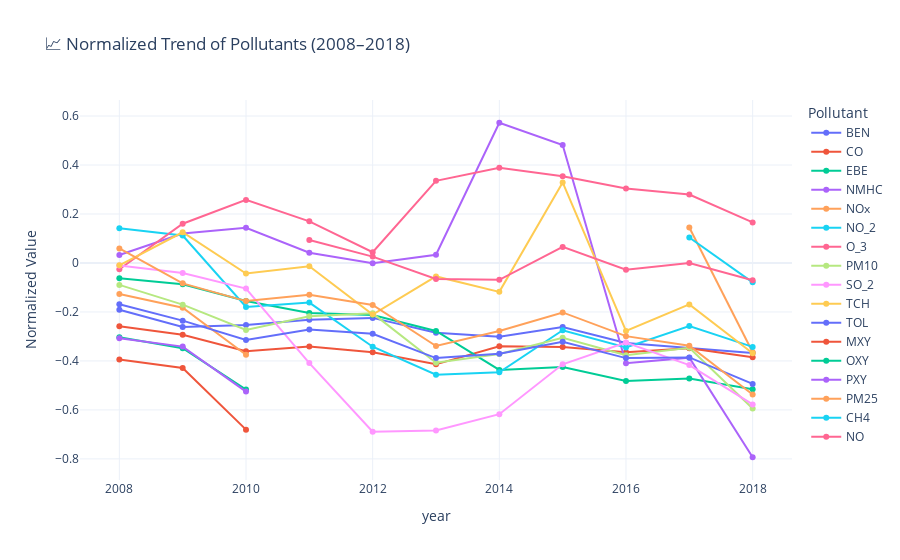

Notebook code for this chart:
### Markdown cell above
## Question 4

### Code cell
# Filter for 2008–2018
data_decade = scaled_data[scaled_data['year'].between(2008, 2018)]

# Compute yearly averages per pollutant
yearly_avg = data_decade.groupby('year')[pollutants].mean().reset_index()

# Melt for Plotly
melted = yearly_avg.melt(id_vars='year', var_name='Pollutant', value_name='Average')


fig = px.line(
    melted,
    x='year',
    y='Average',
    color='Pollutant',
    title='📈 Normalized Trend of Pollutants (2008–2018)',
    markers=True,
    labels={'Average': 'Normalized Value'}
)

fig.update_layout(template='plotly_white')
fig.show()

### Figure 1 — Plotly figure (JSON) as saved in the notebook; plotly's stock layout.template omitted (floating-point values rounded to 4 significant figures)
{"data": [{"hovertemplate": "Pollutant=BEN<br>year=%{x}<br>Normalized Value=%{y}<extra></extra>", "legendgroup": "BEN", "line": {"color": "#636efa", "dash": "solid"}, "marker": {"symbol": "circle"}, "mode": "lines+markers", "name": "BEN", "orientation": "v", "showlegend": true, "type": "scatter", "x": [2008, 2009, 2010, 2011, 2012, 2013, 2014, 2015, 2016, 2017, 2018], "xaxis": "x", "y": [-0.1908, -0.2615, -0.2534, -0.2314, -0.2242, -0.2849, -0.301, -0.2619, -0.3271, -0.3464, -0.3672], "yaxis": "y"}, {"hovertemplate": "Pollutant=CO<br>year=%{x}<br>Normalized Value=%{y}<extra></extra>", "legendgroup": "CO", "line": {"color": "#EF553B", "dash": "solid"}, "marker": {"symbol": "circle"}, "mode": "lines+markers", "name": "CO", "orientation": "v", "showlegend": true, "type": "scatter", "x": [2008, 2009, 2010, 2011, 2012, 2013, 2014, 2015, 2016, 2017, 2018], "xaxis": "x", "y": [-0.2583, -0.2928, -0.3608, -0.3409, -0.3648, -0.4139, -0.3401, -0.3433, -0.365, -0.3483, -0.3846], "yaxis": "y"}, {"hovertemplate": "Pollutant=EBE<br>year=%{x}<br>Normalized Value=%{y}<extra></extra>", "legendgroup": "EBE", "line": {"color": "#00cc96", "dash": "solid"}, "marker": {"symbol": "circle"}, "mode": "lines+markers", "name": "EBE", "orientation": "v", "showlegend": true, "type": "scatter", "x": [2008, 2009, 2010, 2011, 2012, 2013, 2014, 2015, 2016, 2017, 2018], "xaxis": "x", "y": [-0.06274, -0.08725, -0.1549, -0.2039, -0.2124, -0.2778, -0.4367, -0.4253, -0.4816, -0.4721, -0.516], "yaxis": "y"}, {"hovertemplate": "Pollutant=NMHC<br>year=%{x}<br>Normalized Value=%{y}<extra></extra>", "legendgroup": "NMHC", "line": {"color": "#ab63fa", "dash": "solid"}, "marker": {"symbol": "circle"}, "mode": "lines+markers", "name": "NMHC", "orientation": "v", "showlegend": true, "type": "scatter", "x": [2008, 2009, 2010, 2011, 2012, 2013, 2014, 2015, 2016, 2017, 2018], "xaxis": "x", "y": [0.03262, 0.1202, 0.1436, 0.0418, -0.0009281, 0.03356, 0.5726, 0.4817, -0.4095, -0.3866, -0.7933], "yaxis": "y"}, {"hovertemplate": "Pollutant=NOx<br>year=%{x}<br>Normalized Value=%{y}<extra></extra>", "legendgroup": "NOx", "line": {"color": "#FFA15A", "dash": "solid"}, "marker": {"symbol": "circle"}, "mode": "lines+markers", "name": "NOx", "orientation": "v", "showlegend": true, "type": "scatter", "x": [2008, 2009, 2010, 2011, 2012, 2013, 2014, 2015, 2016, 2017, 2018], "xaxis": "x", "y": [-0.1265, -0.1826, -0.3747, null, null, null, null, null, null, 0.1447, -0.3643], "yaxis": "y"}, {"hovertemplate": "Pollutant=NO_2<br>year=%{x}<br>Normalized Value=%{y}<extra></extra>", "legendgroup": "NO_2", "line": {"color": "#19d3f3", "dash": "solid"}, "marker": {"symbol": "circle"}, "mode": "lines+markers", "name": "NO_2", "orientation": "v", "showlegend": true, "type": "scatter", "x": [2008, 2009, 2010, 2011, 2012, 2013, 2014, 2015, 2016, 2017, 2018], "xaxis": "x", "y": [0.1414, 0.1121, -0.1794, -0.1618, -0.342, -0.4561, -0.4462, -0.2747, -0.3448, -0.2573, -0.3426], "yaxis": "y"}, {"hovertemplate": "Pollutant=O_3<br>year=%{x}<br>Normalized Value=%{y}<extra></extra>", "legendgroup": "O_3", "line": {"color": "#FF6692", "dash": "solid"}, "marker": {"symbol": "circle"}, "mode": "lines+markers", "name": "O_3", "orientation": "v", "showlegend": true, "type": "scatter", "x": [2008, 2009, 2010, 2011, 2012, 2013, 2014, 2015, 2016, 2017, 2018], "xaxis": "x", "y": [-0.02589, 0.1603, 0.2575, 0.1699, 0.04417, 0.3354, 0.3888, 0.3539, 0.3042, 0.2797, 0.1657], "yaxis": "y"}, {"hovertemplate": "Pollutant=PM10<br>year=%{x}<br>Normalized Value=%{y}<extra></extra>", "legendgroup": "PM10", "line": {"color": "#B6E880", "dash": "solid"}, "marker": {"symbol": "circle"}, "mode": "lines+markers", "name": "PM10", "orientation": "v", "showlegend": true, "type": "scatter", "x": [2008, 2009, 2010, 2011, 2012, 2013, 2014, 2015, 2016, 2017, 2018], "xaxis": "x", "y": [-0.08962, -0.1701, -0.2734, -0.2177, -0.2058, -0.4071, -0.3718, -0.3051, -0.3771, -0.3465, -0.5941], "yaxis": "y"}, {"hovertemplate": "Pollutant=SO_2<br>year=%{x}<br>Normalized Value=%{y}<extra></extra>", "legendgroup": "SO_2", "line": {"color": "#FF97FF", "dash": "solid"}, "marker": {"symbol": "circle"}, "mode": "lines+markers", "name": "SO_2", "orientation": "v", "showlegend": true, "type": "scatter", "x": [2008, 2009, 2010, 2011, 2012, 2013, 2014, 2015, 2016, 2017, 2018], "xaxis": "x", "y": [-0.009978, -0.04113, -0.1045, -0.4088, -0.6888, -0.6836, -0.6174, -0.4138, -0.325, -0.417, -0.5774], "yaxis": "y"}, {"hovertemplate": "Pollutant=TCH<br>year=%{x}<br>Normalized Value=%{y}<extra></extra>", "legendgroup": "TCH", "line": {"color": "#FECB52", "dash": "solid"}, "marker": {"symbol": "circle"}, "mode": "lines+markers", "name": "TCH", "orientation": "v", "showlegend": true, "type": "scatter", "x": [2008, 2009, 2010, 2011, 2012, 2013, 2014, 2015, 2016, 2017, 2018], "xaxis": "x", "y": [-0.009424, 0.1254, -0.04324, -0.01342, -0.2107, -0.05498, -0.118, 0.329, -0.2774, -0.1693, -0.3684], "yaxis": "y"}, {"hovertemplate": "Pollutant=TOL<br>year=%{x}<br>Normalized Value=%{y}<extra></extra>", "legendgroup": "TOL", "line": {"color": "#636efa", "dash": "solid"}, "marker": {"symbol": "circle"}, "mode": "lines+markers", "name": "TOL", "orientation": "v", "showlegend": true, "type": "scatter", "x": [2008, 2009, 2010, 2011, 2012, 2013, 2014, 2015, 2016, 2017, 2018], "xaxis": "x", "y": [-0.1683, -0.2355, -0.3142, -0.272, -0.2892, -0.3883, -0.3703, -0.3213, -0.3885, -0.3856, -0.4937], "yaxis": "y"}, {"hovertemplate": "Pollutant=MXY<br>year=%{x}<br>Normalized Value=%{y}<extra></extra>", "legendgroup": "MXY", "line": {"color": "#EF553B", "dash": "solid"}, "marker": {"symbol": "circle"}, "mode": "lines+markers", "name": "MXY", "orientation": "v", "showlegend": true, "type": "scatter", "x": [2008, 2009, 2010, 2011, 2012, 2013, 2014, 2015, 2016, 2017, 2018], "xaxis": "x", "y": [-0.3939, -0.4289, -0.6806, null, null, null, null, null, null, null, null], "yaxis": "y"}, {"hovertemplate": "Pollutant=OXY<br>year=%{x}<br>Normalized Value=%{y}<extra></extra>", "legendgroup": "OXY", "line": {"color": "#00cc96", "dash": "solid"}, "marker": {"symbol": "circle"}, "mode": "lines+markers", "name": "OXY", "orientation": "v", "showlegend": true, "type": "scatter", "x": [2008, 2009, 2010, 2011, 2012, 2013, 2014, 2015, 2016, 2017, 2018], "xaxis": "x", "y": [-0.3029, -0.3481, -0.5171, null, null, null, null, null, null, null, null], "yaxis": "y"}, {"hovertemplate": "Pollutant=PXY<br>year=%{x}<br>Normalized Value=%{y}<extra></extra>", "legendgroup": "PXY", "line": {"color": "#ab63fa", "dash": "solid"}, "marker": {"symbol": "circle"}, "mode": "lines+markers", "name": "PXY", "orientation": "v", "showlegend": true, "type": "scatter", "x": [2008, 2009, 2010, 2011, 2012, 2013, 2014, 2015, 2016, 2017, 2018], "xaxis": "x", "y": [-0.3074, -0.3415, -0.5252, null, null, null, null, null, null, null, null], "yaxis": "y"}, {"hovertemplate": "Pollutant=PM25<br>year=%{x}<br>Normalized Value=%{y}<extra></extra>", "legendgroup": "PM25", "line": {"color": "#FFA15A", "dash": "solid"}, "marker": {"symbol": "circle"}, "mode": "lines+markers", "name": "PM25", "orientation": "v", "showlegend": true, "type": "scatter", "x": [2008, 2009, 2010, 2011, 2012, 2013, 2014, 2015, 2016, 2017, 2018], "xaxis": "x", "y": [0.05925, -0.08327, -0.1556, -0.1299, -0.1715, -0.3391, -0.278, -0.2019, -0.2988, -0.338, -0.5368], "yaxis": "y"}, {"hovertemplate": "Pollutant=CH4<br>year=%{x}<br>Normalized Value=%{y}<extra></extra>", "legendgroup": "CH4", "line": {"color": "#19d3f3", "dash": "solid"}, "marker": {"symbol": "circle"}, "mode": "lines+markers", "name": "CH4", "orientation": "v", "showlegend": true, "type": "scatter", "x": [2008, 2009, 2010, 2011, 2012, 2013, 2014, 2015, 2016, 2017, 2018], "xaxis": "x", "y": [null, null, null, null, null, null, null, null, null, 0.1042, -0.07911], "yaxis": "y"}, {"hovertemplate": "Pollutant=NO<br>year=%{x}<br>Normalized Value=%{y}<extra></extra>", "legendgroup": "NO", "line": {"color": "#FF6692", "dash": "solid"}, "marker": {"symbol": "circle"}, "mode": "lines+markers", "name": "NO", "orientation": "v", "showlegend": true, "type": "scatter", "x": [2008, 2009, 2010, 2011, 2012, 2013, 2014, 2015, 2016, 2017, 2018], "xaxis": "x", "y": [null, null, null, 0.09375, 0.02599, -0.06506, -0.06901, 0.06568, -0.02749, -0.000591, -0.07061], "yaxis": "y"}], "layout": {"legend": {"title": {"text": "Pollutant"}, "tracegroupgap": 0}, "title": {"text": "📈 Normalized Trend of Pollutants (2008–2018)"}, "xaxis": {"anchor": "y", "domain": [0, 1], "title": {"text": "year"}}, "yaxis": {"anchor": "x", "domain": [0, 1], "title": {"text": "Normalized Value"}}}}
